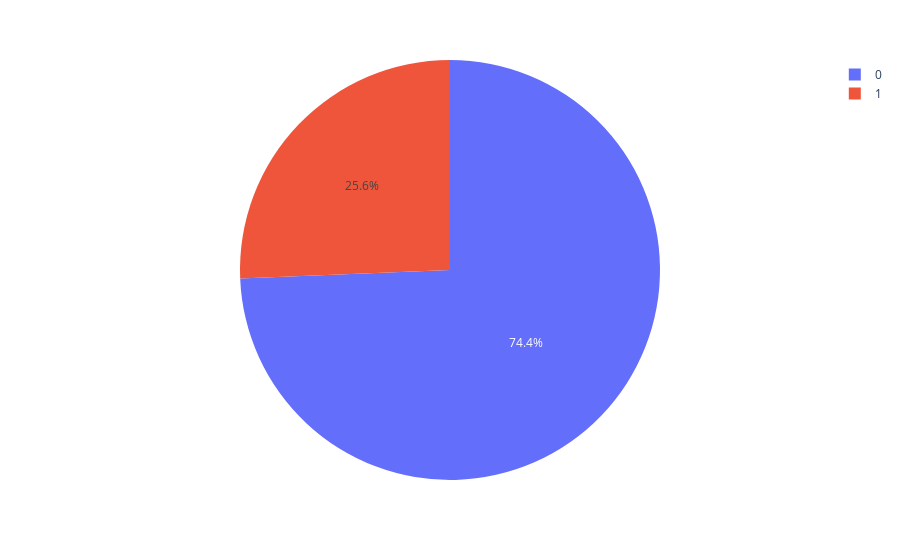

The notebook cell saved with this chart:
### Code cell
class1 = data.loc[data['fraud'] == 1, ['used_chip', 'fraud']]
used_chip1 = class1['used_chip'].value_counts()
px.pie(class1, names = used_chip1.index, values = used_chip1.values)

### Figure 1 — Plotly figure (JSON) as saved in the notebook; plotly's stock layout.template omitted (floating-point values rounded to 4 significant figures)
{"data": [{"domain": {"x": [0, 1], "y": [0, 1]}, "hovertemplate": "label=%{label}<br>value=%{value}<extra></extra>", "labels": [0, 1], "legendgroup": "", "name": "", "showlegend": true, "type": "pie", "values": [64993, 22410]}], "layout": {"legend": {"tracegroupgap": 0}, "margin": {"t": 60}}}
